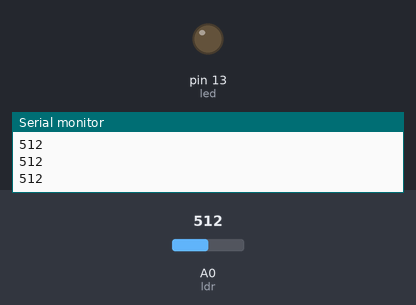
The sketch below on a simulated Arduino Uno, built with avr-gcc and run on an emulated ATmega328P. On the bench: output pins drawn as LEDs (lit = HIGH), the last lines printed to the serial monitor. The test bench sets the inputs (shaded band); at power-on: A0 (ldr) = 512.

Above: at 1.3 s.
1.4 s: A0 (ldr) set to 489
At 2.7 s:
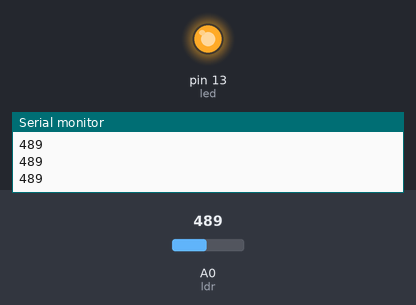
3.0 s: A0 (ldr) set to 510
At 4.0 s:
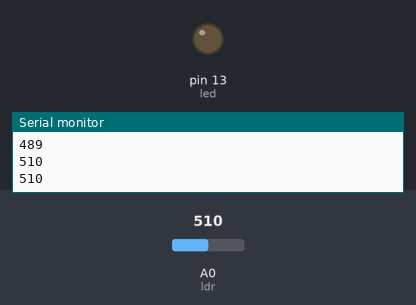
4.5 s: A0 (ldr) set to 490
At 5.2 s:
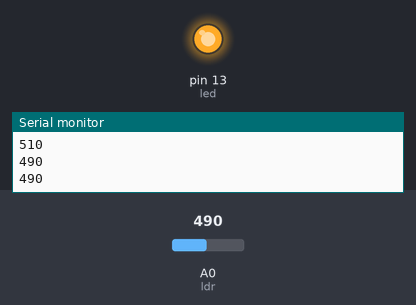
Timing chart, 0 to 7.5 s (numbered marks = the images above; inputs shaded):
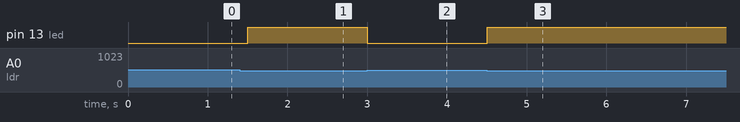

The sketch:

04_sensor_luz.ino
```cpp
int ldr = A0;  // Sensor de luz en el pin A0
int led = 13;  // LED en el pin 13
int umbral = 500;  // Nivel de luz donde se enciende el LED

void setup() {
  pinMode(led, OUTPUT);
  Serial.begin(9600);  // Habilitamos el monitor serial
}

void loop() {
  int luz = analogRead(ldr);  // Leer el sensor LDR
  Serial.println(luz);  // Mostrar el valor en pantalla

  if (luz < umbral) {  // Si la luz es menor al umbral...
    digitalWrite(led, HIGH);  // Enciende el LED
  } else {
    digitalWrite(led, LOW);  // Apaga el LED
  }

  delay(500);  // Esperar medio segundo
}
```

Measured:
- the behaviour switches between 500 and 499 on A0 (ldr) (found by bisection; images 0 and 1)
- after the input at 1.4 s, pin 13 (led): LOW → HIGH after 0.10 s
- after the input at 3.0 s, pin 13 (led): HIGH → LOW at once
- after the input at 4.5 s, pin 13 (led): LOW → HIGH at once
